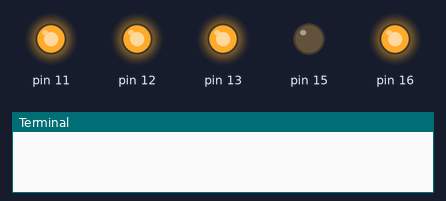
Bench run of a program on a simulated Raspberry Pi (header pin numbers). Parts: output pins drawn as LEDs (lit = HIGH), the last lines printed to the terminal. Random numbers come from a fixed seed. At 30.0 s the program stops and its outputs stay as they are.

Above: at 0.85 s.
At 6.3 s:
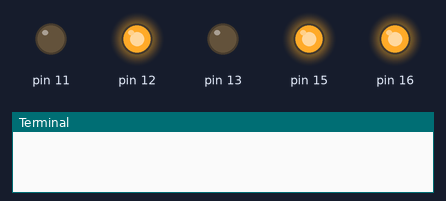
At 12.4 s:
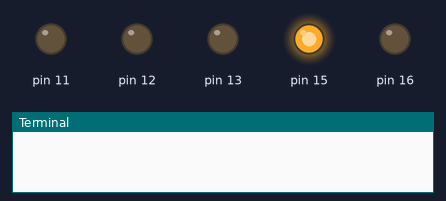
At 21.2 s:
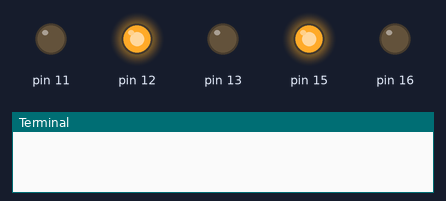
At 27.7 s:
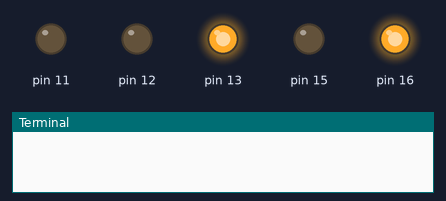
At 30.1 s:
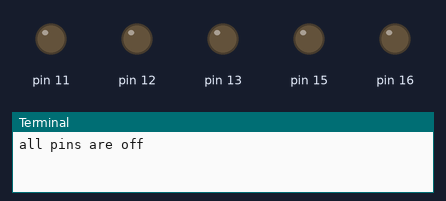
Timing chart, 0 to 31.5 s (numbered marks = the images above):
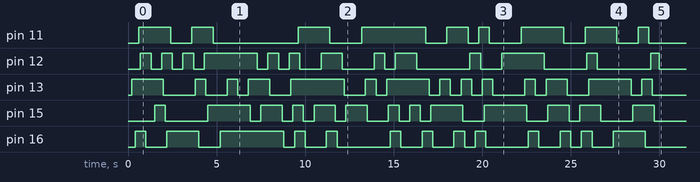

Measured:
- by itself, pin 11: LOW → HIGH at 0.60 s, → LOW 1.8 s later, → HIGH 1.2 s later, → LOW 1.2 s later, … (18 changes in this stretch)
- by itself, pin 12: LOW → HIGH at 0.70 s, → LOW 0.60 s later, → HIGH 0.60 s later, → LOW 0.60 s later, … (26 changes in this stretch)
- by itself, pin 13: LOW → HIGH at 0.20 s, → LOW 1.8 s later, → HIGH 1.8 s later, → LOW 0.60 s later, … (28 changes in this stretch)
- by itself, pin 15: LOW → HIGH at 1.5 s, → LOW 0.60 s later, → HIGH 2.4 s later, → LOW 2.4 s later, … (26 changes in this stretch)
- by itself, pin 16: LOW → HIGH at 0.40 s, → LOW 0.60 s later, → HIGH 1.2 s later, → LOW 1.8 s later, … (26 changes in this stretch)

The program:

svezza.py
```python
#!/usr/bin/python3

import RPi.GPIO as g
import time
import random

g.setmode(g.BOARD)
g.setwarnings(False)

pins = [11, 12, 13, 15, 16]

go = g.output
gs = g.setup

[gs(pin, 0) for pin in pins]

def off():
  [go(pin, 0) for pin in pins]
  print("all pins are off")


def svezza():
  for i in range(50):
    for j in pins:
      go(j, random.randint(0,1))
      time.sleep(.1)
    time.sleep(.1)

svezza()
off()
```
